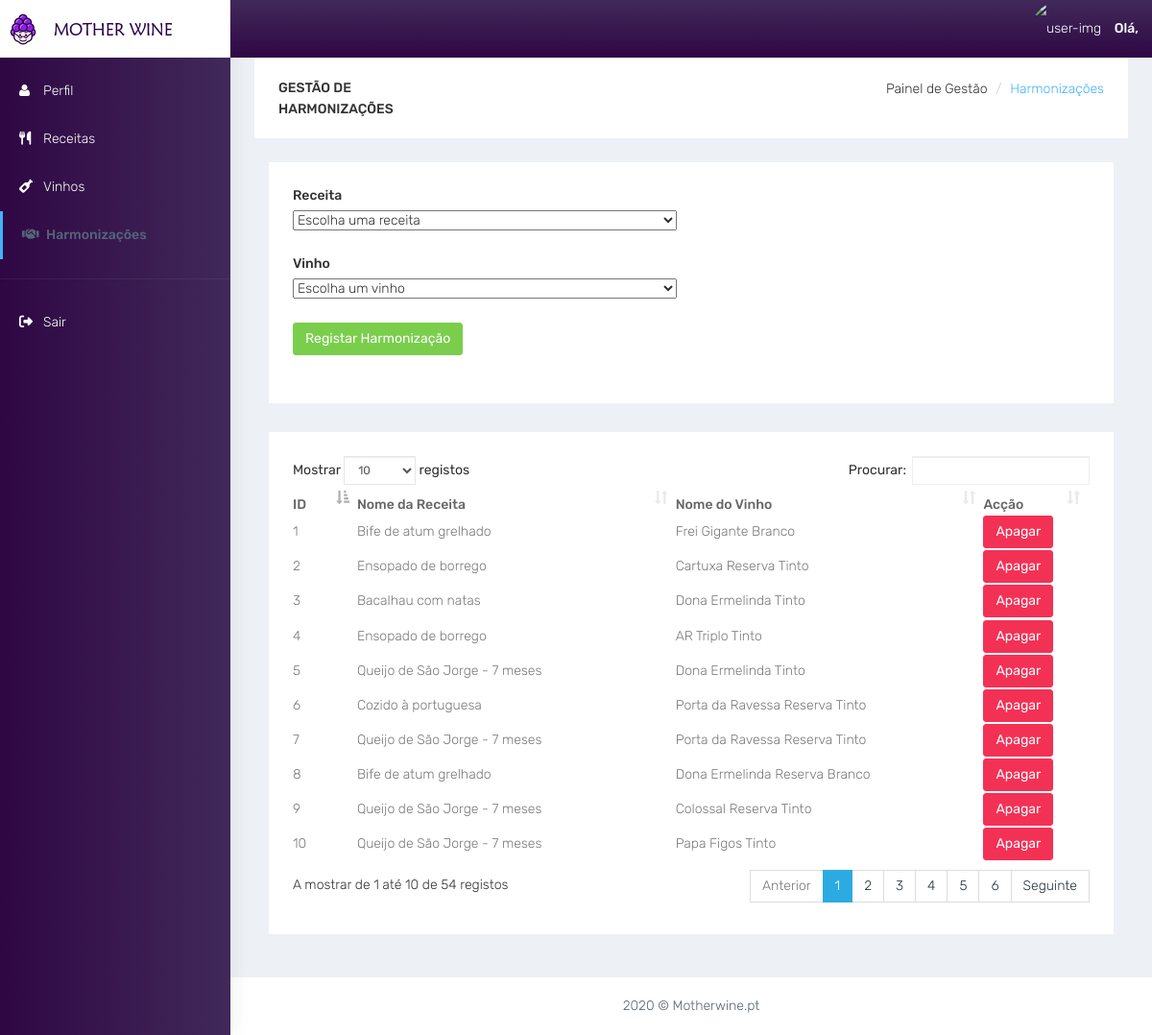
The page /backend/html/harmonizacoes.php on the database its author committed.
### tables this page shows
CREATE TABLE `pairing` (
  `id` int(11) NOT NULL AUTO_INCREMENT,
  `recipe_id` int(11) NOT NULL,
  `wine_id` int(11) NOT NULL,
  PRIMARY KEY (`id`),
  KEY `recipe_id` (`recipe_id`),
  KEY `wine_id` (`wine_id`),
  CONSTRAINT `pairing_ibfk_1` FOREIGN KEY (`recipe_id`) REFERENCES `recipe` (`id`),
  CONSTRAINT `pairing_ibfk_2` FOREIGN KEY (`wine_id`) REFERENCES `wine` (`id`)
);

CREATE TABLE `recipe` (
  `id` int(11) NOT NULL AUTO_INCREMENT,
  `recipe_name` varchar(255) DEFAULT NULL,
  `recipe_img` varchar(255) DEFAULT NULL,
  PRIMARY KEY (`id`)
);

CREATE TABLE `wine` (
  `id` int(11) NOT NULL AUTO_INCREMENT,
  `wine_name` varchar(100) DEFAULT NULL,
  `wine_year` varchar(100) DEFAULT NULL,
  `alcohol` varchar(10) DEFAULT NULL,
  `price` varchar(10) DEFAULT NULL,
  `wine_img` varchar(255) DEFAULT NULL,
  `wine_img_big` varchar(255) DEFAULT NULL,
  `winetype_id` int(11) DEFAULT NULL,
  `producer_id` int(11) DEFAULT NULL,
  `region_id` int(11) DEFAULT NULL,
  `sponsored` tinyint(1) DEFAULT NULL,
  PRIMARY KEY (`id`),
  KEY `region_id` (`region_id`),
  KEY `winetype_id` (`winetype_id`),
  KEY `producer_id` (`producer_id`),
  CONSTRAINT `wine_ibfk_1` FOREIGN KEY (`region_id`) REFERENCES `region` (`id`),
  CONSTRAINT `wine_ibfk_2` FOREIGN KEY (`winetype_id`) REFERENCES `winetype` (`id`),
  CONSTRAINT `wine_ibfk_3` FOREIGN KEY (`producer_id`) REFERENCES `producer` (`id`)
);

CREATE TABLE `winetype` (
  `id` int(11) NOT NULL AUTO_INCREMENT,
  `winetype_name` varchar(100) DEFAULT NULL,
  PRIMARY KEY (`id`)
);

### backend/html/harmonizacoes2.php (the view, shortened to what this page needs)
<?php
        if (isset($_GET["op"])) {
          $op = $_GET["op"];
        }
        else {
          $op = 0;
        }
        $servername = "localhost";
        $username = "root";
        $password = "";
        $db = "motherwine";
            $conn = new mysqli($servername, $username, $password, $db);
            $conn->set_charset("utf8");
            if ($op == 0){
            $sql = "SELECT pairing.id AS pairing_id, pairing.recipe_id as recipe_id, pairing.wine_id as wine_id, recipe.recipe_name as recipe_name, wine.wine_name as wine_name, winetype.winetype_name as winetype_name FROM pairing, recipe, wine, winetype where pairing.wine_id = wine.id and recipe.id = pairing.recipe_id and wine.winetype_id = winetype.id;";
            $result = $conn->query($sql);
            if ($result->num_rows > 0) {
                while($row = $result->fetch_assoc()) {
                echo '<tr>
                        <td class="pairingid">'.$row["pairing_id"].'</td><td>'.$row["recipe_name"].'</td><td>'.$row["wine_name"].' '.$row["winetype_name"].'</td><td><button style="margin-bottom:1%; margin-top:1%;" class="btn btn-danger" id="delete">Apagar</button>
                    </tr>';
                 }
            }
          }
?>

### backend/html/harmonizacoes.php (shortened to what this page needs)
<!DOCTYPE html>
<html lang="en">
<head>
    <link href="bootstrap/dist/css/bootstrap.min.css" rel="stylesheet">
    <link href="../plugins/bower_components/sidebar-nav/dist/sidebar-nav.min.css" rel="stylesheet">
    <link href="css/animate.css" rel="stylesheet">
    <link href="css/style.css" rel="stylesheet">
    <link rel="stylesheet" type="text/css" href="DataTables/datatables.min.css"/>
    <link href="css/colors/default.css" id="theme" rel="stylesheet">
    <link href="css/style_modal.css" rel="stylesheet">
</head>
<body class="fix-header">
    <div id="wrapper">
        <nav class="navbar navbar-default navbar-static-top m-b-0">
            <div class="navbar-header">
                <div class="top-left-part">
                    <a class="logo" href="profile.php">
                        <b>
                            <img src="../plugins/images/admin-logo-dark.png" alt="home"
                                class="light-logo" />
                        </b>
                        <span class="hidden-xs">
                            <img src="../plugins/images/admin-text-dark.png" alt="home"
                                class="light-logo" />
                        </span> </a>
                </div>
                <ul class="nav navbar-top-links navbar-right pull-right">
                    <?php
                        echo'
                    <li>
                        <a class="profile-pic" href="profile.php"> <img src="../plugins/images/users/common_user.png" alt="user-img"
                        width="36" class="img-circle">
                        <input type="hidden" id="sessionid_" value='.$_SESSION['id'].'>
                        <b class="hidden-xs">Olá, '.$_SESSION['name'].'</b></a>
                    </li>';
                    ?>
                </ul>
            </div>
        </nav>
        <div class="navbar-default sidebar" role="navigation">
            <div class="sidebar-nav slimscrollsidebar">
                <div class="sidebar-head">
                    <h3><span class="fa-fw open-close"><i class="ti-close ti-menu"></i></span> <span
                            class="hide-menu">Navigation</span></h3>
                </div>
                <ul class="nav" id="side-menu">
                    <li style="padding: 70px 0 0;">
                        <a href="profile.php" class="waves-effect"><i class="fa fa-user fa-fw2"
                                aria-hidden="true"></i>Perfil</a>
                    </li>
                    <li>
                        <a href="receitas.php" class="waves-effect"><i class="fas fa-utensils fa-fw2"
                                aria-hidden="true"></i>Receitas</a>
                    </li>
                    <li>
                        <a href="vinhos.php" class="waves-effect"><i class="fas fa-wine-bottle fa-fw2"
                                aria-hidden="true"></i>Vinhos</a>
                    </li>
                    <li>
                        <a href="harmonizacoes.php" class="waves-effect"><i class="fas fa-handshake fa-fw2"
                                aria-hidden="true"></i>Harmonizações</a>
                    </li>
                    <li>
                        <hr>
                        <a href="Login_V3/logout_bo.php" class="waves-effect"><i class="fas fa-sign-out-alt fa-fw2"
                                aria-hidden="true"></i>Sair</a>
                    </li>
                </ul>
            </div>
        </div>
        <div id="page-wrapper">
            <div class="container-fluid">
                <div class="row bg-title">
                    <div class="col-lg-3 col-md-4 col-sm-4 col-xs-12">
                        <h4 class="page-title">Gestão de Harmonizações</h4>
                    </div>
                    <div class="col-lg-9 col-sm-8 col-md-8 col-xs-12">
                        <ol class="breadcrumb">
                            <li>Painel de Gestão</li>
                            <li class="active">Harmonizações</li>
                        </ol>
                    </div>
                </div>
                <div class="col-md-12 col-xs-12">
                    <div class="white-box">
                        <form class="form-horizontal form-material">
                            <div class="form-group">
                                <label class="col-md-12">Receita</label>
                                <div class="col-md-6">
                                <select name="recipe" id="recipe" style="width:100%;" required>
                                            <option value="0">Escolha uma receita</option>
                                    </select>
                                </div>
                            </div>
                            <div class="form-group">
                                <label class="col-md-12">Vinho</label>
                                <div class="col-md-6">
                                <select name="wine" id="wine" style="width:100%;" required>
                                            <option value="0">Escolha um vinho</option>
                                    </select>
                                </div>
                            </div>
                            <div class="form-group">
                                <div class="col-sm-12">
                                    <button class="btn btn-success" id="regHarm" onclick='sendData()'>Registar Harmonização</button>
                                </div>
                            </div>
                        </form>
                    </div>
                </div>
                <div class="row">
                    <div class="col-sm-12">
                        <div class="white-box">
                            <div class="table-responsive">
                                <table id="pairings" class="display" style="width:100%">
                                        <thead>
                                            <tr><th class="pairing_id">ID</th>
                                                <th>Nome da Receita</th>
                                                <th>Nome do Vinho</th>
                                                <th>Acção</th>
                                            </tr>
                                        </thead>
                                        <tbody>
                                            <?php include 'harmonizacoes2.php'?>
                                        </tbody>
                                    </table>
                            </div>
                        </div>
                    </div>
                </div>
            </div>
            <footer class="footer text-center"> 2020 &copy; Motherwine.pt</footer>
        </div>
    </div>
</body>
</html>

### backend/html/css/colors/default.css (style rules this page uses)
body { background: #fff; }
.top-left-part { background: #fff; }
.top-left-part .light-logo { display: inline-block; }
.navbar-header { background: #41295a; background: -webkit-linear-gradient(to top, #2F0743, #41295a); background: linear-gradient(to top, #2F0743, #41295a); }
.navbar-top-links > li > a { color: #ffffff; }
.sidebar .sidebar-head { background: #ffffff; }
.sidebar .sidebar-head h3 { color: #686868; }
.bg-title .breadcrumb .active { color: #41b3f9; }
.sidebar { background: #41295a; background: -webkit-linear-gradient(to right, #2F0743, #41295a); background: linear-gradient(to right, #2F0743, #41295a); box-shadow: 1px 0px 20px rgba(0, 0, 0, 0.08); }
#side-menu li a { color: #ffffff; }
#side-menu li a { color: #ffffff; border-left: 0px solid #fff; }
#side-menu > li > a { border-left: 3px solid transperant; }
#side-menu > li > a.active { background: transperant; color: #54667a; border-left: 3px solid #41b3f9; font-weight: 500; }

### rows shown on the page
pairing: id "1", recipe.recipe_name "Bife de atum grelhado", wine.wine_name "Frei Gigante", winetype.winetype_name "Branco"
pairing: id "2", recipe.recipe_name "Ensopado de borrego", wine.wine_name "Cartuxa Reserva", winetype.winetype_name "Tinto"
pairing: id "3", recipe.recipe_name "Bacalhau com natas", wine.wine_name "Dona Ermelinda", winetype.winetype_name "Tinto"
pairing: id "4", recipe.recipe_name "Ensopado de borrego", wine.wine_name "AR Triplo", winetype.winetype_name "Tinto"
pairing: id "5", recipe.recipe_name "Queijo de São Jorge - 7 meses", wine.wine_name "Dona Ermelinda", winetype.winetype_name "Tinto"
pairing: id "6", recipe.recipe_name "Cozido à portuguesa", wine.wine_name "Porta da Ravessa Reserva", winetype.winetype_name "Tinto"
pairing: id "7", recipe.recipe_name "Queijo de São Jorge - 7 meses", wine.wine_name "Porta da Ravessa Reserva", winetype.winetype_name "Tinto"
pairing: id "8", recipe.recipe_name "Bife de atum grelhado", wine.wine_name "Dona Ermelinda Reserva", winetype.winetype_name "Branco"
pairing: id "9", recipe.recipe_name "Queijo de São Jorge - 7 meses", wine.wine_name "Colossal Reserva", winetype.winetype_name "Tinto"
pairing: id "10", recipe.recipe_name "Queijo de São Jorge - 7 meses", wine.wine_name "Papa Figos", winetype.winetype_name "Tinto"
